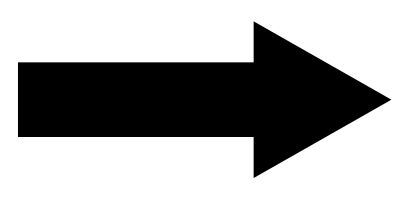
#> input picture image-rec/src/map_arrow.png, 415 x 197 px
$ python edge_test.py
#> lines starting #> are read from the running program, lines starting #| are printed output that depends on the picture; after the words box and inside, x2 and y2 are one past the last pixel; in counts of white or black regions, pixels touching at a corner belong together; long printed decimals are rounded
### image-rec/image_rec.py
# -*- coding: utf-8 -*-
import cv2
import numpy as np

# 各種経験則パラメータ
# テストデータ用
"""
size_range_min = 0.9  # 明らかに違う比率の結果を弾く重要パラメータ
size_range_max = 1.1  # 明らかに違う比率の結果を弾く重要パラメータ
dif_range = 0.05  # 重要パラメータ
"""

# 実データ用
size_range_min = 0.5  # 明らかに違う比率の結果を弾く重要パラメータ
size_range_max = 2.0  # 明らかに違う比率の結果を弾く重要パラメータ
dif_range = 0.05  # 重要パラメータ

# ORB特徴点検出器を作る
#extractor = cv2.ORB_create()
extractor = cv2.AKAZE_create()

# Brute-Force Matcher生成
bf = cv2.BFMatcher()

# 特徴ベクトル抽出
def create_vec(img):
    kp, des = extractor.detectAndCompute(img, None)
    return kp, des

# KNNマッチング
def knn_match(des1, des2):
    matches = bf.knnMatch(des1, des2, k=2)
    return matches

# 閾値でマッチング選別
def select_good_matches(matches, ratio=0.1):
    good = []
    for m, n in matches:
        if m.distance < ratio * n.distance:
            good.append([m])
    return good

# 対応するマップとクエリの特徴点インデックスを取得
def get_map_query_idx(matches):
    map_idx_list = []
    query_idx_list = []
    for match in matches:
        query_idx_list.append(match[0].trainIdx)
        map_idx_list.append(match[0].queryIdx)
    return map_idx_list, query_idx_list

# 距離と角度を計算
def calcurate_len_deg(kp, i, j):
    vec = np.array(kp[i].pt) - np.array(kp[j].pt)
    deg = np.arctan2(vec[1], vec[0])
    len = np.linalg.norm(vec)
    return len, deg

# スケールと回転角の行列を計算
def calc_scale_deg_mat(query_kp, map_kp):
    point_num = len(map_kp)
    # 点i, jの相対角度と相対長さを格納する配列
    deg_cand = np.zeros((point_num, point_num))
    len_cand = np.zeros((point_num, point_num))
    # 全ての点のサイズ比，相対角度を求める
    for i in range(point_num):
        for j in range(i+1, point_num):
            # マップ画像から特徴点間の角度と距離を計算
            m_len, m_deg = calcurate_len_deg(map_kp, i, j)
            # クエリ画像から特徴点間の角度と距離を計算
            q_len, q_deg = calcurate_len_deg(query_kp, i, j)
            # 2つの画像の相対角度と距離
            deg_value = np.rad2deg(q_deg - m_deg)

            if deg_value < 0:
                deg_value += 360
            if m_len <= 0:
                continue
            scale = q_len/m_len
            # 結果を行列に格納
            deg_cand[i][j] = deg_value
            deg_cand[j][i] = deg_value
            len_cand[i][j] = scale
            len_cand[j][i] = scale

    return len_cand, deg_cand

# 最も多く相対関係が一致する2点を選択
# それはないだろ的な2点を経験則で排除する
# ある点iについて，j, kとの相対関係が一致するかを各jについて調べる
def select_related_points(len_cand, deg_cand):
    point_num = len(len_cand[0])
    cand_count = np.zeros((point_num, point_num))

    # スケール・回転角行列
    # print(f"len_cand = {len_cand}")
    # print(f"deg_cand = {deg_cand}")

    for i in range(len(deg_cand)):
        for j in range(len(deg_cand)):
            # 明らかに違う比率の結果を弾く
            if len_cand[i][j] < size_range_min or len_cand[i][j] > size_range_max:
                continue

            for k in range(len(deg_cand)):
                # 明らかに違う比率の結果を弾く
                if len_cand[i][k] < size_range_min or len_cand[i][k] > size_range_max:
                    continue

                # 誤差がある範囲以下の値なら同じ値とみなす
                deg_dif = np.abs(deg_cand[i][k] - deg_cand[i][j])
                size_dif = np.abs(len_cand[i][k] - len_cand[i][j])
                if deg_dif <= deg_cand[i][j]*dif_range and size_dif <= len_cand[i][j]*dif_range:
                    cand_count[i][j] += 1

    # どの2点も同じ相対関係になかった場合
    if np.max(cand_count) < 1:
        print("[error] no matching point pair")
        return None, None, None

    #print(f"cand_count = {cand_count}")
    # もっとも多く相対関係が一致する2点を取ってくる
    maxidx = np.unravel_index(np.argmax(cand_count), cand_count.shape)
    deg_value = deg_cand[maxidx]
    size_rate = len_cand[maxidx]

    return deg_value, size_rate, maxidx

# 角度から左右を判別
# 0:right, 1: left, -1: others
def get_arrow_direction(deg):
    print(deg)
    """
    # 右向きとして判定
    if (0 <= deg and deg <= 10):
        return 0
    if (350 <= deg and deg <= 360):
        return 0
    # 左向きとして判定
    if (170 <= deg and deg <= 190):
        return 1
    # その他として判定
    return -1
    """
    # 右向きとして判定
    if (0 <= deg and deg <= 20):
        return 0
    if (340 <= deg and deg <= 360):
        return 0
    # 左向きとして判定
    if (160 <= deg and deg <= 200):
        return 1
    # その他として判定
    return -1

### image-rec/edge_test.py
# -*- coding: utf-8 -*-
import glob
import cv2
import image_rec

# 特徴点マッチングに使用する点数
point_num = 10

# 閾値
threathold = 100

# エッジ検出の閾値
min_val = 10
max_val = 50

# テンプレート画像
map_img = cv2.imread("./src/map_arrow.png", 0)
#> map_img is the input picture: shape (197, 415); min 0, max 255, mean 166.5
#map_kp, map_des = image_rec.create_vec(map_img)
map_ret, map_thresh_img = cv2.threshold(map_img, threathold, 255, cv2.THRESH_BINARY)
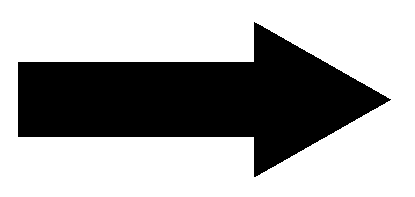
#> map_thresh_img: shape (197, 415); 65.2% white; 1 black region, box (x1, y1, x2, y2) and area: (18, 22, 391, 177) 28410
#> map_ret = 100
#map_kp, map_des = image_rec.create_vec(map_thresh_img)
map_edge = cv2.Canny(map_thresh_img, min_val, max_val)
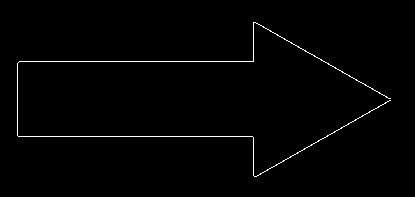
#> map_edge: shape (197, 415); 1.1% white in thin lines or dots, all inside (x1, y1, x2, y2) = (17, 22, 391, 177)
map_kp, map_des = image_rec.create_vec(map_edge)
#> in create_vec, `kp, des = extractor.detectAndCompute(img, None)`: kp = 15 keypoints; strongest (x, y, size): (252, 60, 4.8), (252, 137, 5.7), (382, 99, 4.8), (249, 56, 4.8)
#> map_kp has the same summary as kp in create_vec

# 入力画像
file_path_list = glob.glob("./src/real_data/*")
query_img_list = []
for file_path in file_path_list:
    query_img = cv2.imread(file_path, 0)
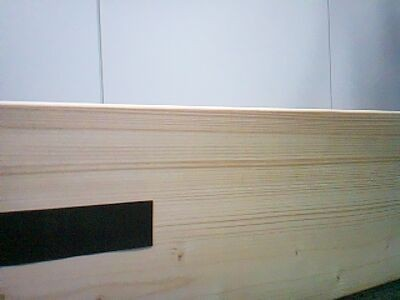
#> input picture image-rec/src/real_data/190BB699-2FBB-495B-9F3F-ED86044C5F08.JPEG, 400 x 300 px
#> query_img: shape (300, 400); min 0, max 255, mean 157.7
    # query_img_list.append(query_img)
    ret, img_thresh = cv2.threshold(query_img, threathold, 255, cv2.THRESH_BINARY)
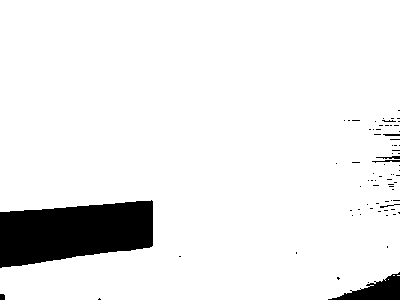
#> img_thresh: shape (300, 400); 92.4% white; 75 black regions (68 under 20 px), largest, box (x1, y1, x2, y2) and area: (0, 200, 153, 268) 7774, (328, 272, 400, 300) 933, (376, 156, 400, 159) 44
#> ret = 100
    #query_img_list.append(img_thresh)
    query_edge = cv2.Canny(img_thresh, min_val, max_val)
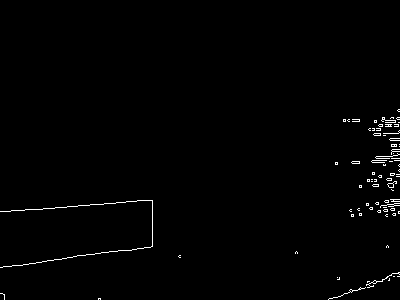
#> query_edge: shape (300, 400); 0.96% white in thin lines or dots, all inside (x1, y1, x2, y2) = (0, 109, 400, 300)
    query_img_list.append(query_edge)
#> pass 2 of the loop `for file_path in file_path_list:`:
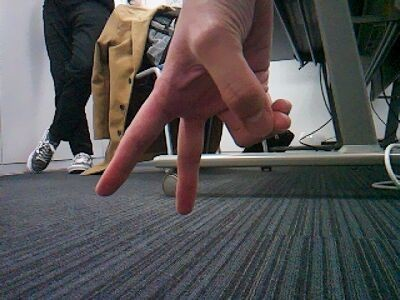
#> input picture image-rec/src/real_data/34E4E1F9-EDDA-427A-B740-52DA33E7F3FD.JPEG, 400 x 300 px
#> `ret, img_thresh = cv2.threshold(query_img, threathold, 255, cv2.THRESH..`:
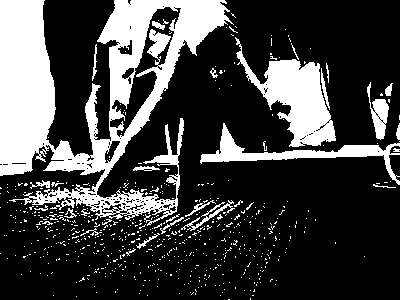
#> img_thresh: shape (300, 400); 25.5% white; 613 white regions (582 under 20 px), largest, box (x1, y1, x2, y2) and area: (0, 0, 234, 226) 20595, (235, 37, 336, 147) 4332, (200, 123, 400, 185) 2170
#> `query_edge = cv2.Canny(img_thresh, min_val, max_val)`:
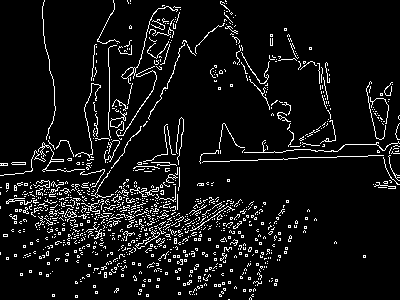
#> query_edge: shape (300, 400); 7.4% white in thin lines or dots
#> pass 3 of the loop `for file_path in file_path_list:`:
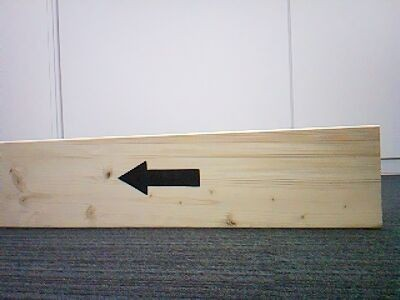
#> input picture image-rec/src/real_data/59D0C32C-32B5-4B04-8EF9-F39E4769A65E.JPEG, 400 x 300 px
#> `ret, img_thresh = cv2.threshold(query_img, threathold, 255, cv2.THRESH..`:
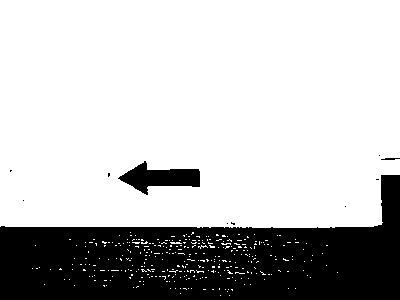
#> img_thresh: shape (300, 400); 74.4% white; 11 black regions (8 under 20 px), largest, box (x1, y1, x2, y2) and area: (0, 175, 400, 300) 29225, (118, 161, 200, 195) 1400, (381, 158, 400, 160) 29
#> `query_edge = cv2.Canny(img_thresh, min_val, max_val)`:
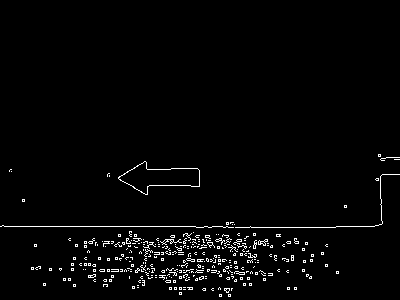
#> query_edge: shape (300, 400); 2.4% white in thin lines or dots, all inside (x1, y1, x2, y2) = (0, 154, 400, 297)


# 入力画像とテンプレート画像のマッチング
for query_img in query_img_list:
    # 最終判定結果格納
    final_result = -1000
    # メインロジック
    query_kp, query_des = image_rec.create_vec(query_img)
    matches = image_rec.knn_match(map_des, query_des)
    good = image_rec.select_good_matches(matches, 0.89)
    is_good = True
    if (len(good) < 1):
        is_good = False
        final_result = -3
        print(f"-3: No Good Point")

    if (is_good):
        # 精度が高かったもののうちスコアが高いものから指定個取り出す
        good = sorted(good, key=lambda x: x[0].distance)
        # goodに対応するmapとqueryを並べ替え
        map_idx_list, query_idx_list = image_rec.get_map_query_idx(good)
        good_map_kp = [map_kp[idx] for idx in map_idx_list]
        good_query_kp = [query_kp[idx] for idx in query_idx_list]

        # 特徴点同士のスケール・回転角行列計算
        scale_query, deg_query = image_rec.calc_scale_deg_mat(good_query_kp, good_map_kp)
        # 相対関係が最大のものを取得
        deg_value, scale_value, max_idx = image_rec.select_related_points(scale_query, deg_query)
        is_related = True
        if (deg_value == None):
            is_related = False
            final_result = -2
            print(f"-2: No Related Point")

        if (is_related):
            # 矢印の向きを判定
            arrow_direction = image_rec.get_arrow_direction(deg_value)
            final_result = arrow_direction
            if arrow_direction == 0:
                print(f"0: Right")
            elif arrow_direction == 1:
                print(f"1: Left")
            else:
                print(f"-1: Other")

    # 目視確認
    str_final_result = ""
    if (final_result == -3):
        str_final_result = "No Good Point"
    elif (final_result == -2):
        str_final_result = "No Related Point"
    elif (final_result == -1):
        str_final_result = "Other"
    elif (final_result == 0):
        str_final_result = "Right"
    elif (final_result == 1):
        str_final_result = "Left"
    else:
        str_final_result = "Error"

    #result_img = cv2.drawMatchesKnn(map_thresh_img, map_kp, query_img, query_kp, good, None, flags=2)
    result_img = cv2.drawMatchesKnn(map_edge, map_kp, query_img, query_kp, good, None, flags=2)
    font = cv2.FONT_HERSHEY_SIMPLEX
    #cv2.putText(result_img,f"{final_result}: {str_final_result}",(10,180),font,1,(0,0,0),2,cv2.LINE_AA)
    cv2.putText(result_img,f"{final_result}: {str_final_result}",(10,180),font,1,(255,255,255),2,cv2.LINE_AA)
    cv2.imshow('result_img', result_img)
    cv2.waitKey(0)
    cv2.destroyAllWindows()
#> this loop made 3 passes
#> (final_result, good, map_idx_list, query_idx_list) on pass 1: (0, 10 matches, [12, 2, 8, 13, 10, 11, 5, 14, 9, 7], [17, 17, 0, 1, 0, 0, 1, 10, 21, 15])
#| 352.446
#| 0: Right
#| [error] no matching point pair
#| -2: No Related Point
#| 146.830
#| -1: Other
#> pass 1, `cv2.imshow('result_img', result_img)`:
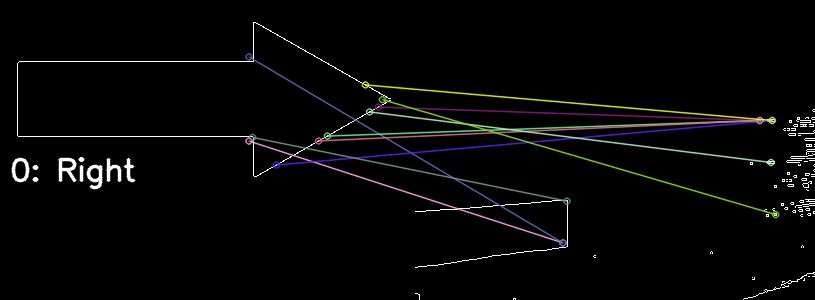
#> window 'result_img': shape (300, 815, 3); mean B, G, R 6.4, 6.6, 6.7
#> after the loop:
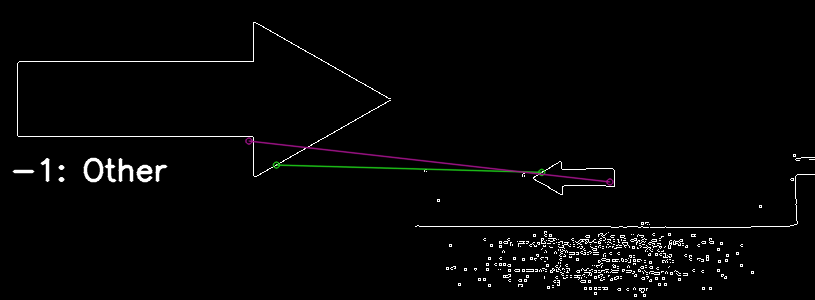
#> result_img: shape (300, 815, 3); mean of channels 0, 1, 2 5.2, 5.2, 5.3; drawn as B, G, R
